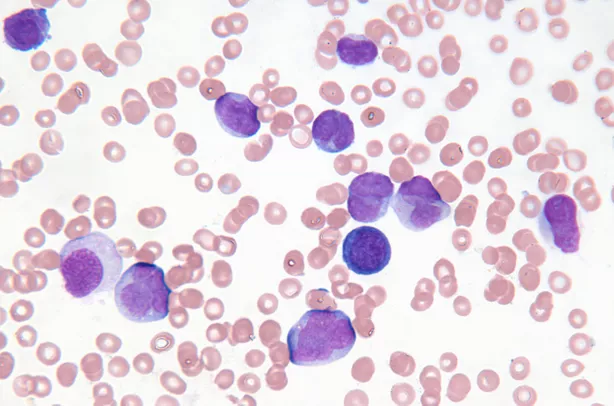
#> input picture Tugas 4/cell darah.png, 614 x 406 px
$ jupyter execute 'Tugas 4.ipynb'
#> lines starting #> are read from the running program, lines starting #| are printed output that depends on the picture; after the words box and inside, x2 and y2 are one past the last pixel; in counts of white or black regions, pixels touching at a corner belong together
<div style="margin: 0 auto; text-align: center; width: 500px;">
    <h1><font color='#7985E0'>Tugas 04</font><font color='#F29496'> Pemrosesan Citra Digital</font></h1>
<div>

<div>
    <div style="margin: 0 auto; text-align: center; width: 500px;">
        <br>
        <b>
            <font color="#7985E0">
                Iman Mustika Ismail<br>
                H071201050<br>
                Pemrosesan Citra Digital - B
            </font></b>
    </div>
</div>

---
<div class="alert alert-block alert-info">
    <h2>Table of Contents<a class="anchor" id="tableOfKonten"></a></h2>
    <ul>
        <li><a href="#soal">Soal</a></li>
        <li><a href="#librarii">Library</a></li>
        <li><a href="#oriImg">Original Image</a></li>
        <li><a href="#grayscale">Convert to Grayscale</a></li>
        <li><a href="#gaussAndMedian">Gaussian and Median Filter</a></li>
        <li><a href="#edgeDetector">Edge-Detector</a></li>
        <li><a href="#regionBasedSegment">Region-Based Segmentation</a></li>
        <li><a href="#binaryInverse">Binary Inverse</a></li>
        <li><a href="#append">Append two image</a></li>
        <li><a href="#wbcDetect">White Blood Cell Detection</a></li>
    </ul>
</div>

## SOAL <a class="anchor" id="soal"></a>
---

Segmentasi citra yang diberikan seperti contoh berikut:<br>
<div style="margin: 0 auto; text-align: center; width: 500px;">

</div><br>
Citra yang dikerjakan adalah:
<div style="margin: 0 auto; text-align: center; width: 500px;">

</div><br>
Contoh:
<div style="margin: 0 auto; text-align: center; width: 500px;">

</div>

## Library<a class="anchor" id="librarii"></a>
---

[cell 1]
# Importing library
import numpy as np
from skimage import feature
from skimage.io import imread, imsave
from skimage.color import rgb2gray
from scipy.ndimage import binary_fill_holes
import matplotlib.pylab as pylab
import cv2
from PIL import Image, ImageEnhance

import warnings
warnings.filterwarnings('ignore')

## Original Image<a class="anchor" id="oriImg"></a>
---

[cell 2]
# Read image with RGB Color
img = cv2.cvtColor(cv2.imread('cell darah.png'), cv2.COLOR_BGR2RGB)

# Displaying image
pylab.figure(figsize=(15,5))
pylab.imshow(img)
pylab.axis('off')
pylab.title('Original Image', fontsize=20)
pylab.show()

## Convert to Grayscale<a class="anchor" id="grayscale"></a>
---

[cell 3]
# Convert to grayscale
img_gray = cv2.cvtColor(img, cv2.COLOR_RGB2GRAY)
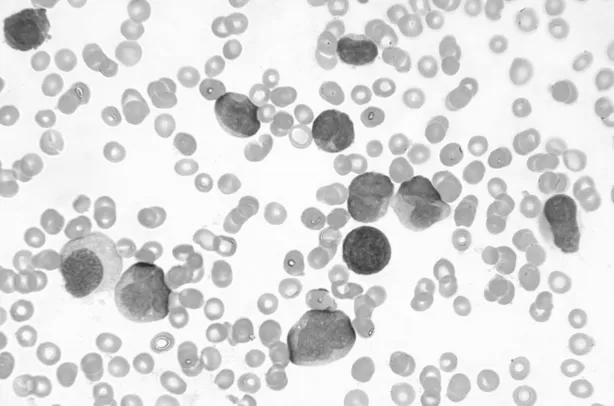
#> img_gray: shape (406, 614); min 41, max 255, mean 220.4

# Displaying image
pylab.figure(figsize=(15,5))
pylab.imshow(img_gray, cmap='gray')
pylab.axis('off')
pylab.title('Grayscale', fontsize=20)
pylab.show()

## Gaussian and Median Filter<a class="anchor" id="gaussAndMedian"></a>
---

[cell 4]
# Filtering using Gaussian and Median
img_gauss = cv2.GaussianBlur(img_gray, (9, 9), 0)
img_median = cv2.medianBlur(img_gray, 5)

# Displaying image
pylab.figure(figsize=(15,5))
pylab.subplot(121)
pylab.imshow(img_gauss, cmap='gray')
pylab.axis('off')
pylab.title('Gaussian Filter', fontsize=20)
pylab.subplot(122)
pylab.imshow(img_median, cmap='gray')
pylab.axis('off')
pylab.title('Median Filter', fontsize=20)
pylab.show()
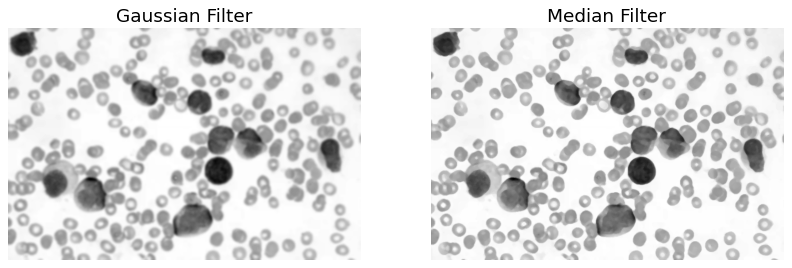
#> figure drawn by matplotlib, 2 panels

## Contrast<a class="anchor" id="contrast"></a>
---

[cell 5]
# contrast stretching
# Function to map each intensity level to output intensity level.
def pixelVal(pix, r1, s1, r2, s2):
    if (0 <= pix and pix <= r1):
        return (s1 / r1) * pix
    elif (r1 < pix and pix <= r2):
        return ((s2 - s1) / (r2 - r1)) * (pix - r1) + s1
    else:
        return ((255 - s2) / (255 - r2)) * (pix - r2) + s2


# Define parameters.
r1 = 70
s1 = 0
r2 = 200
s2 = 255

# Vectorize the function to apply it to each value in the Numpy array.
pixelVal_vec = np.vectorize(pixelVal)

# Apply contrast stretching.
contrast_stretched = pixelVal_vec(img_gray, r1, s1, r2, s2)
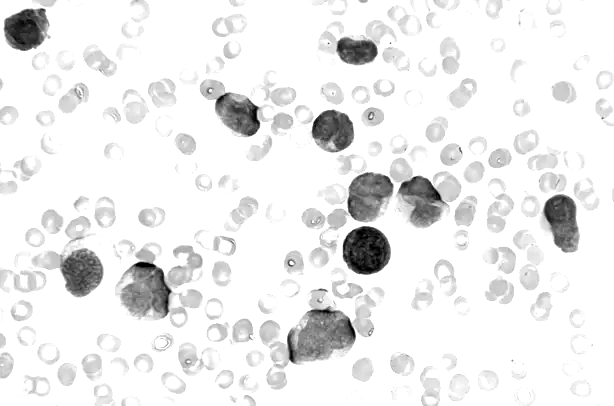
#> contrast_stretched: shape (406, 614) float64; min 0, max 255, mean 236.7
contrast_stretched_gauss = pixelVal_vec(img_gauss, r1, s1, r2, s2)
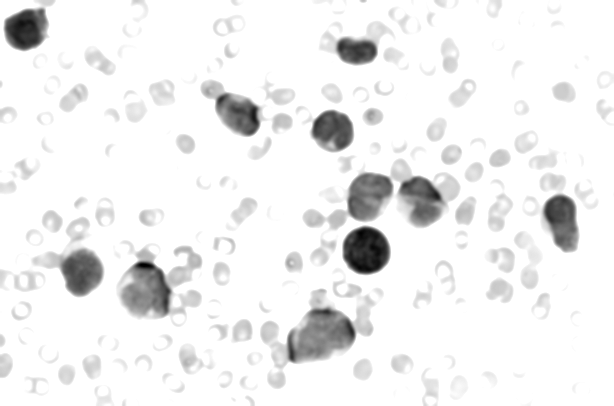
#> contrast_stretched_gauss: shape (406, 614) float64; min 0, max 255, mean 239.3
contrast_stretched_median = pixelVal_vec(img_median, r1, s1, r2, s2)

# Save image
cv2.imwrite('contrast_stretch_gauss.png', contrast_stretched_gauss)
cv2.imwrite('contrast_stretch_median.png', contrast_stretched_median)

# Displaying image
pylab.figure(figsize=(20,10))
pylab.subplot(131)
pylab.imshow(contrast_stretched, cmap='gray')
pylab.axis('off')
pylab.title('Contrast Grayscale', fontsize=20)
pylab.subplot(132)
pylab.imshow(contrast_stretched_gauss, cmap='gray')
pylab.axis('off')
pylab.title('Contrast Gauss Filter', fontsize=20)
pylab.subplot(133)
pylab.imshow(contrast_stretched_median, cmap='gray')
pylab.axis('off')
pylab.title('Contrast Median Filter', fontsize=20)
pylab.show()

## Edge-Detector<a class="anchor" id="edgeDetector"></a>
---

[cell 6]
# Read image enhance
img_enhance_gauss = imread('contrast_stretch_gauss.png')
img_enhance_median = imread('contrast_stretch_median.png')

# Edge-detector using Canny
img_enhance_gauss_canny = feature.canny(img_enhance_gauss, sigma=5)
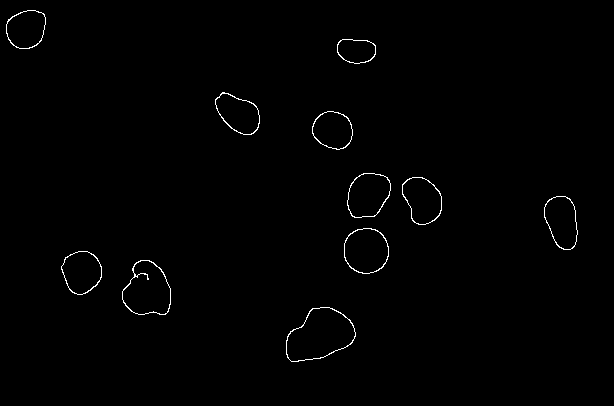
#> img_enhance_gauss_canny: shape (406, 614) bool; 0.71% white in thin lines or dots, all inside (x1, y1, x2, y2) = (6, 10, 578, 362)
img_enhance_median_canny = feature.canny(img_enhance_median, sigma=5.5)

# Displaying image
pylab.figure(figsize=(15,5))
pylab.subplot(121)
pylab.imshow(img_enhance_gauss_canny, cmap='gray')
pylab.axis('off')
pylab.title('Enhance Gaussian Filter Canny (' + r'$\sigma=5$' + ')', fontsize=20)
pylab.subplot(122)
pylab.imshow(img_enhance_median_canny, cmap='gray')
pylab.axis('off')
pylab.title('Enhance Median Filter Canny (' + r'$\sigma=5.5$' + ')', fontsize=20)
pylab.show()

## Region-Based Segmentation<a class="anchor" id="regionBasedSegment"></a>
---

[cell 7]
# region-based segmentation
img_gauss_segment = binary_fill_holes(img_enhance_gauss_canny)
#> img_gauss_segment: shape (406, 614) bool; 6.7% white; 11 white regions, largest, box (x1, y1, x2, y2) and area: (286, 307, 356, 362) 2674, (122, 260, 171, 315) 2044, (344, 228, 389, 274) 1674
img_median_segment = binary_fill_holes(img_enhance_median_canny)
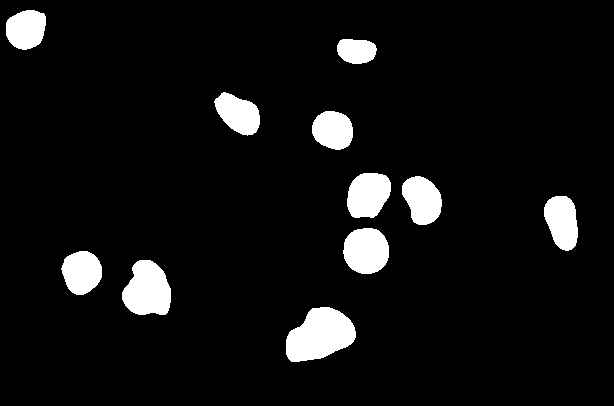
#> img_median_segment: shape (406, 614) bool; 6.8% white; 11 white regions, largest, box (x1, y1, x2, y2) and area: (286, 307, 356, 362) 2700, (122, 260, 171, 315) 2056, (343, 228, 389, 274) 1705

# Save image
imsave('img_median_segment.png', img_median_segment)

# Displaying image
pylab.figure(figsize=(15,5))
pylab.subplot(121)
pylab.imshow(img_gauss_segment, cmap='gray')
pylab.axis('off')
pylab.title('Canny Enhance Gaussian Filter', fontsize=20)
pylab.subplot(122)
pylab.imshow(img_median_segment, cmap='gray')
pylab.axis('off')
pylab.title('Canny Enhance Median Filter', fontsize=20)
pylab.show()

## Binary Inverse<a class="anchor" id="binaryInverse"></a>
---

[cell 8]
# Read image with grayscale
img_median = cv2.imread("img_median_segment.png", cv2.IMREAD_GRAYSCALE);

# Inverse binary
th, img_median_segment_inverse = cv2.threshold(img_median, 220, 255, cv2.THRESH_BINARY_INV);

# Save image
cv2.imwrite('img_median_segment_inv.png', img_median_segment_inverse)

# Displaying image
pylab.figure(figsize=(15,5))
pylab.imshow(img_median_segment_inverse, cmap='gray')
pylab.axis('off')
pylab.title('Inverse Binary', fontsize=20)
pylab.show()

## Append two image<a class="anchor" id="append"></a>
---

[cell 9]
# Read image
img_cell = Image.open("cell darah.png")
img_median_binaryInv = Image.open("img_median_segment_inv.png")

# Convert to RGBA
img_cell = img_cell.convert("RGBA")
img_median_binaryInv = img_median_binaryInv.convert("RGBA")
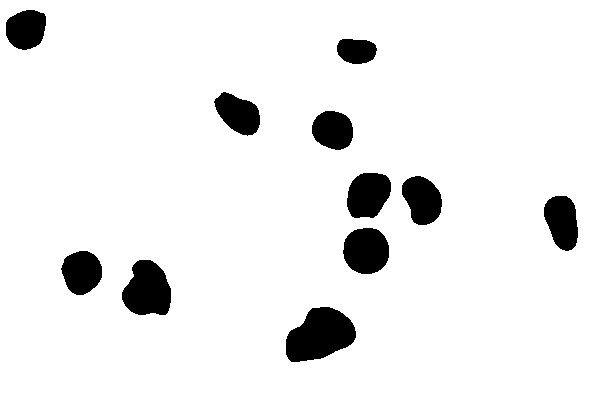
#> img_median_binaryInv: PIL image 614x406 RGBA; mean R, G, B, A 237.7, 237.7, 237.7, 255

# Append img_cell with img_median_binaryInv
datas = img_median_binaryInv.getdata()
newData = []

for item in datas:
    if item[0] == 255 and item[1] == 255 and item[2] == 255:
            newData.append((255, 255, 255, 0))
    else:
            newData.append(item)
#> after the loop, newData = 249284 items
img_median_binaryInv.putdata(newData)

img_cell_copy = img_cell.copy()
img_cell_copy.paste(img_median_binaryInv, (0,0), img_median_binaryInv)
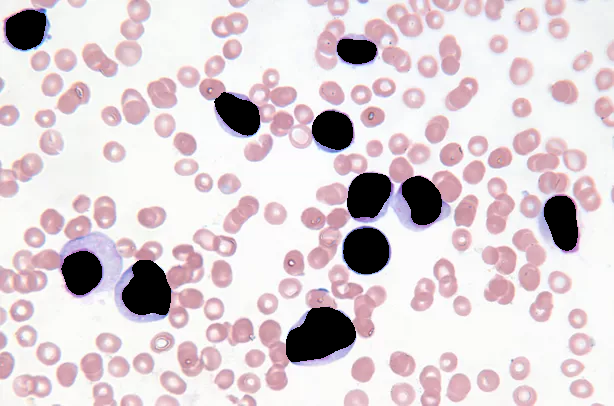
#> img_cell_copy: PIL image 614x406 RGBA; mean R, G, B, A 220.1, 208.2, 212.6, 255

img_cell_copy.save('cell-darah-putih-detect.png')

# Displaying image
pylab.figure(figsize=(15,5))
pylab.imshow(img_cell_copy, cmap='gray')
pylab.axis('off')
pylab.title('Append Two Image', fontsize=20)
pylab.show()

## White Blood Cell Detection<a class="anchor" id="wbcDetect"></a>
---

[cell 10]
# Load the aerial image and convert to HSV colourspace
image = cv2.cvtColor(cv2.imread("cell-darah-putih-detect.png"), cv2.COLOR_BGR2RGB)
hsv=cv2.cvtColor(image,cv2.COLOR_BGR2HSV)
#> hsv: shape (406, 614, 3); mean H, S, V 89.2, 18.1, 222.4

# Define lower and uppper limits of what we call "black"
lower_black = np.array([0,0,0], dtype = "uint16")
upper_black = np.array([70,70,70], dtype = "uint16")

# Mask image to only select black
mask=cv2.inRange(image,lower_black,upper_black)

# Change image to blue where we found black
image[mask>0]=(50,115,152)
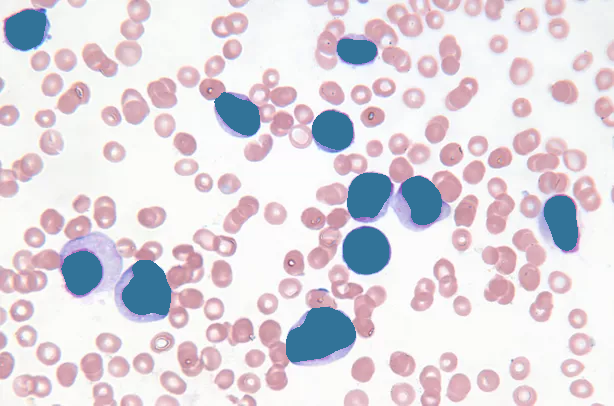
#> image: shape (406, 614, 3); mean R, G, B 223.5, 216, 222.9

# Displaying image
pylab.figure(figsize=(15,5))
pylab.imshow(image, cmap='gray')
pylab.contour(img_median_segment, [0.5], linewidths=1.5, colors='#054d7a')
pylab.axis('off')
pylab.title('White Blood Cell Detection', fontsize=20)
pylab.show()
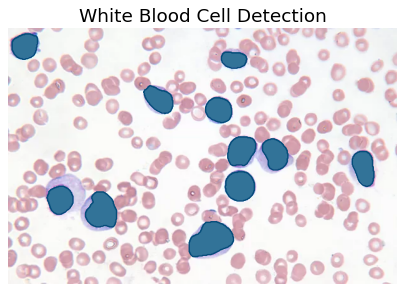
#> figure drawn by matplotlib, 1 panel

$ run again, with Tugas 4/Example 1.PNG copied over Tugas 4/cell darah.png
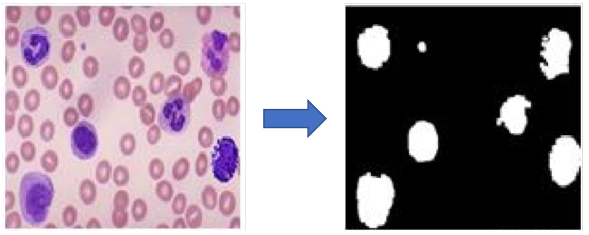
#> input picture Tugas 4/Example 1.PNG, 589 x 235 px
#> `img_enhance_gauss_canny = feature.canny(img_enhance_gauss, sigma=5)`:
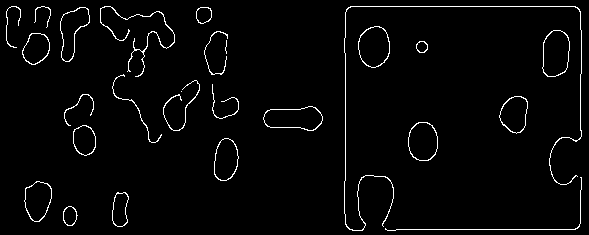
#> img_enhance_gauss_canny: shape (235, 589) bool; 2.7% white in thin lines or dots
#> img_enhance_median_canny: shape (235, 589) bool; 2.3% white in thin lines or dots
#> img_gauss_segment: shape (235, 589) bool; 8.8% white; 26 white regions (2 under 20 px), largest, box (x1, y1, x2, y2) and area: (263, 106, 323, 131) 1130, (542, 30, 570, 77) 1090, (358, 26, 390, 68) 1064
#> img_median_segment: shape (235, 589) bool; 8.1% white; 21 white regions, largest, box (x1, y1, x2, y2) and area: (263, 105, 324, 132) 1239, (542, 30, 570, 77) 1081, (358, 26, 390, 68) 1056
#> after the loop `for item in datas:`: newData = 138415 items
#> hsv: shape (235, 589, 3); mean H, S, V 48.4, 17.5, 136.9
#> mask: shape (235, 589); 40.1% white; 14 white regions, largest, box (x1, y1, x2, y2) and area: (344, 6, 583, 232) 49482, (263, 105, 324, 132) 1239, (60, 6, 90, 62) 945
#> `[cell 10] # Load the aerial image and convert to HSV colourspace image..`:
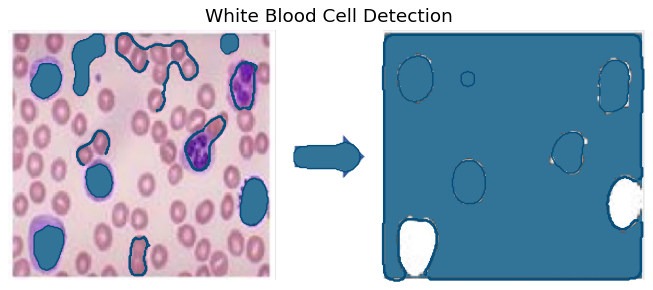
#> figure drawn by matplotlib, 1 panel

$ run again, with Tugas 4/Example 2.PNG copied over Tugas 4/cell darah.png
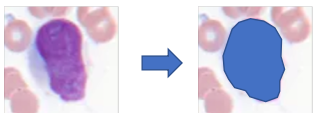
#> input picture Tugas 4/Example 2.PNG, 319 x 121 px
#> img_enhance_gauss_canny: shape (121, 319) bool; 1.5% white in thin lines or dots, all inside (x1, y1, x2, y2) = (36, 19, 284, 101)
#> img_gauss_segment: shape (121, 319) bool; 19.1% white; 3 white regions, box (x1, y1, x2, y2) and area: (223, 19, 284, 101) 3969, (36, 20, 84, 99) 2831, (142, 54, 179, 72) 558
#> img_median_segment: shape (121, 319) bool; 19.3% white; 3 white regions, box (x1, y1, x2, y2) and area: (223, 19, 284, 101) 4001, (36, 20, 84, 99) 2854, (141, 53, 180, 73) 606
#> after the loop `for item in datas:`: newData = 38599 items
#> hsv: shape (121, 319, 3); mean H, S, V 46.8, 11.5, 196
#> `[cell 10] # Load the aerial image and convert to HSV colourspace image..`:
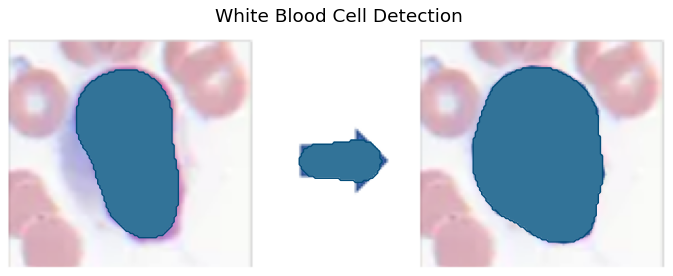
#> figure drawn by matplotlib, 1 panel
